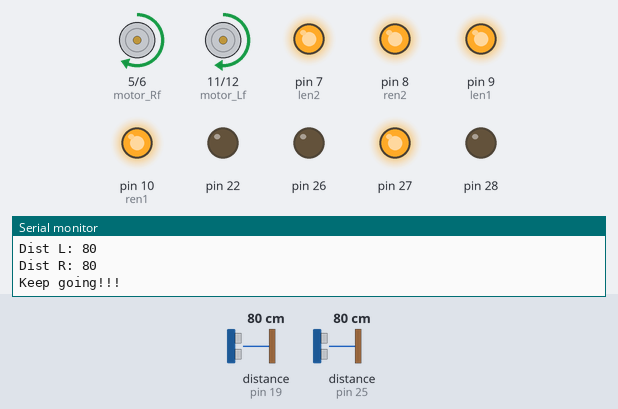
A sketch run on a simulated Arduino Mega 2560, built with avr-gcc and run on an emulated ATmega2560. Parts: motor-driver pin pairs drawn as motors (green arrow = first pin HIGH = forward, orange = second pin HIGH = backward, longer = more drive), output pins drawn as LEDs (lit = HIGH), the last lines printed to the serial monitor. The test bench sets the inputs (shaded band); at power-on: distance to the obstacle (sensors on pin 19, pin 25) 80 cm. The echo pulse lasts 58.3 µs per cm.

Above: at 1.2 s.
1.3 s: distance to the obstacle (sensor on pin 19) set to 37 cm
3.1 s: distance to the obstacle (sensor on pin 19) set to 30 cm
At 4.1 s:
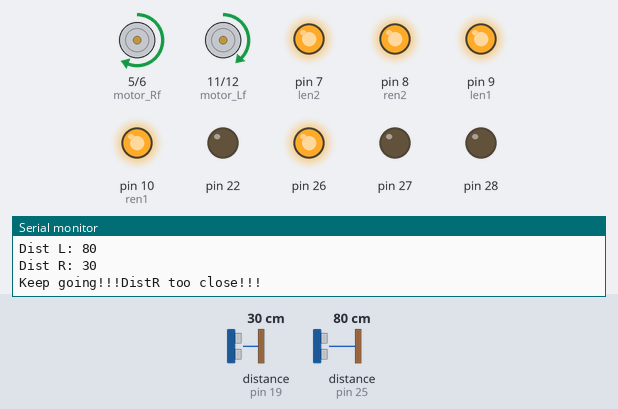
4.9 s: distance to the obstacle (sensor on pin 25) set to 32 cm
6.8 s: distance to the obstacle (sensor on pin 25) set to 26 cm
At 7.45 s:
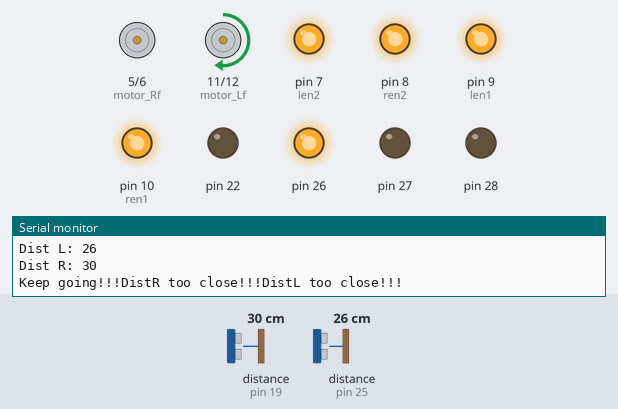
9.8 s: distance to the obstacle (sensor on pin 25) set to 35 cm
At 10.7 s:
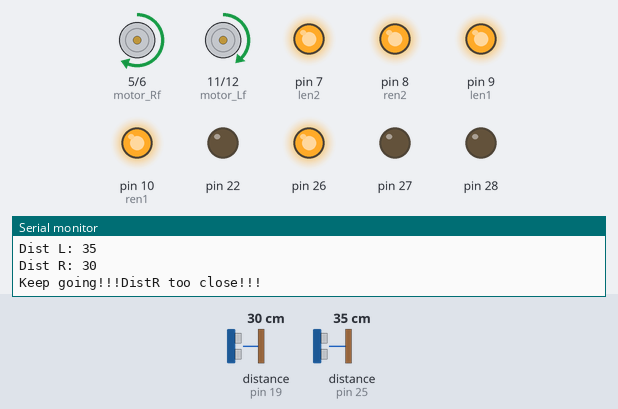
11.6 s: distance to the obstacle (sensor on pin 25) set to 4 cm
At 11.99 s:
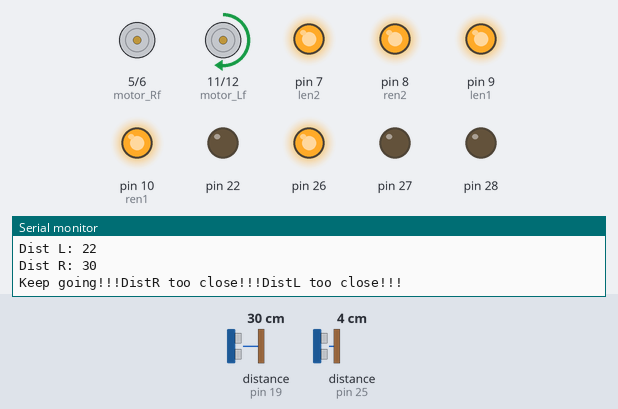
Timing chart, 0 to 15.6 s (numbered marks = the images above; inputs shaded):
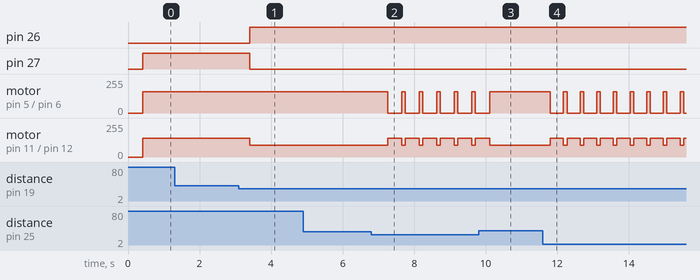

Measured:
- the behaviour switches between 34 and 33 cm on distance to the obstacle (sensor on pin 19) (found by bisection; images 0 and 1)
- the behaviour switches between 30 and 29 cm on distance to the obstacle (sensor on pin 25) (found by bisection; images 1 and 2)
- after the input at 3.1 s, pin 26: LOW → HIGH after 0.31 s; pin 27: HIGH → LOW after 0.31 s; motor on pin 11 (motor_Lf) / pin 12 (motor_Lb): forward 140/255 → forward 90/255 after 0.31 s
- after the input at 6.8 s, motor on pin 5 (motor_Rf) / pin 6 (motor_Rb): alternates forward 160/255 for 0.10 s and stopped for 0.39 s, starting after 0.46 s; motor on pin 11 (motor_Lf) / pin 12 (motor_Lb): alternates forward 140/255 for 0.39 s and forward 90/255 for 0.10 s, starting after 0.46 s
- after the input at 9.8 s, motor on pin 5 (motor_Rf) / pin 6 (motor_Rb): goes on until 10.1 s, then stays forward 160/255; motor on pin 11 (motor_Lf) / pin 12 (motor_Lb): goes on until 10.1 s, then stays forward 90/255
- after the input at 11.6 s, motor on pin 5 (motor_Rf) / pin 6 (motor_Rb): alternates forward 160/255 for 0.10 s and stopped for 0.37 s, starting after 0.21 s; motor on pin 11 (motor_Lf) / pin 12 (motor_Lb): alternates forward 140/255 for 0.37 s and forward 90/255 for 0.10 s, starting after 0.21 s

The sketch:

Tracking_motor_slope.ino
```cpp
/*

1. 右前和左前超音波，分別為(24,25),(18,19)
2. ultraLED 接(26,27,28)
3. motor接(5,6,11,12)
4. 先測試右邊
5. 可根據超音波的距離換算角度
6. 測試成功寫左邊

*/

#include <Ultrasonic.h>
int ultra_trig_pin[2] = {24,18};
int ultra_echo_pin[2] = {25,19};
int TRACK_ultra_LED[3] = {26,27,28};

int motor_Lf = 11;
int motor_Lb = 12;
int motor_Rf = 5;
int motor_Rb = 6;

int len1 = 9;
int ren1 = 10;
int len2 = 7;
int ren2 = 8;

char Receiver, STAGE, STATE, pwmL[4], pwmR[4];
int PWM_L=0, PWM_R=0;
String commandStr;

Ultrasonic Ultra_L(ultra_trig_pin[0],ultra_echo_pin[0]);
Ultrasonic Ultra_R(ultra_trig_pin[1],ultra_echo_pin[1]);


void setup(){

    // ultra pins
    pinMode(22,OUTPUT);
    pinMode(24,OUTPUT);
    pinMode(23,INPUT);
    pinMode(25,INPUT);

    // ultra LED pins
    pinMode(26,OUTPUT);
    pinMode(27,OUTPUT);
    pinMode(28,OUTPUT);

    // motor pins
    pinMode(5, OUTPUT);
    pinMode(6, OUTPUT);
    pinMode(11, OUTPUT);
    pinMode(12, OUTPUT);

    pinMode(len1,OUTPUT);
    pinMode(ren1,OUTPUT);
    pinMode(len2,OUTPUT);
    pinMode(ren2,OUTPUT);
    digitalWrite(len1,HIGH);
    digitalWrite(ren1,HIGH);
    digitalWrite(len2,HIGH);
    digitalWrite(ren2,HIGH);

    Serial.begin(9600);
}


void loop(){

    int L_read=0, R_read=0;
    for(int i=0;i<20;i++){
        L_read += Ultra_L.read();
        R_read += Ultra_R.read();
        delay(10);
    }

    Serial.print("\nDist L: ");
    Serial.println(L_read/20);
    Serial.print("Dist R: ");
    Serial.println(R_read/20);

    // if too close then hard-coded go back, turn, and go forward
    // else then keep going straight
    TRACK_checkDist(L_read/20,R_read/20);

    //delay(1000);

}


void TRACK_checkDist(int DistL,int DistR){

    igniteLED(TRACK_ultra_LED,'3'); // green
    Serial.print("Keep going!!!");
    runMotor(140,160); // keep going straight

    if (DistR < 34)
    {
      igniteLED(TRACK_ultra_LED,'2'); // red
      Serial.print("DistR too close!!!");
      runMotor(90,160); // left slightly
      delay(100);
    }

    if (DistL < 30)
    {
      igniteLED(TRACK_ultra_LED,'2'); // red
      Serial.print("DistL too close!!!");
      runMotor(140,0); // right slightly
      delay(100);
    }


}


void igniteLED(int LEDpins[] ,char choice){
  int R = LEDpins[0];
  int G = LEDpins[1];
  int B = LEDpins[2];

  switch(choice){
    case '0':
      light(R,G,B,0,0,0);  // light off
      break;

    case '1':
      light(R,G,B,255,255,255);  // white
      break;

    case '2':
      light(R,G,B,255,0,0);  // Red
      break;

    case '3':
      light(R,G,B,0,255,0);  // Green
      break;

    case '4':
      light(R,G,B,0,0,255);  // Blue
      break;

    case '5':
      light(R,G,B,0,255,255);  // Cyan
      break;

    case '6':
      light(R,G,B,255,255,0);  // Yellow
      break;

    case '7':
      light(R,G,B,255,0,255);  // Megenta
      break;

  }
}


void light(int R,int G,int B,int r,int g,int b){
  pinMode(R, OUTPUT);
  pinMode(G, OUTPUT);
  pinMode(B, OUTPUT);

    if(r==0){
      digitalWrite(R,LOW);
    }
    else{
      digitalWrite(R,HIGH);
    }
    if(g==0){
      digitalWrite(G,LOW);
    }
    else{
      digitalWrite(G,HIGH);
    }
    if(b==0){
      digitalWrite(B,LOW);
    }
    else{
      digitalWrite(B,HIGH);
    }

  }


void runMotor(int pwm_L, int pwm_R){

  //Serial.println("D run motor!!!");
  if(pwm_L>0){
    analogWrite(motor_Lf,pwm_L);
    analogWrite(motor_Lb,0);
  }else{
    analogWrite(motor_Lf,0);
    analogWrite(motor_Lb,-pwm_L);
  }

  if(pwm_R>0){
    analogWrite(motor_Rf,pwm_R);
    analogWrite(motor_Rb,0);
  }else{
    analogWrite(motor_Rf,0);
    analogWrite(motor_Rb,-pwm_R);
  }

}
```
